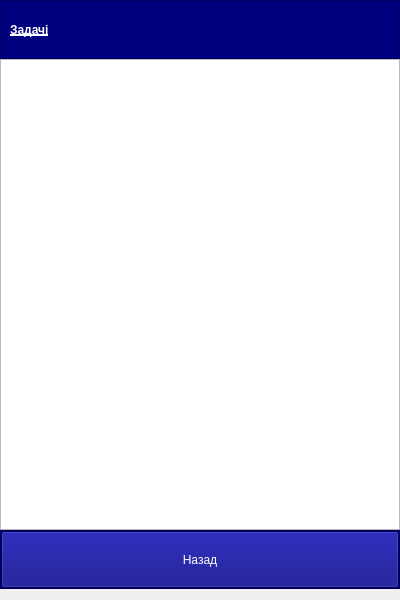
<?xml version="1.0" encoding="UTF-8"?>
<ui version="4.0">
 <class>Tasks</class>
 <widget class="QWidget" name="Tasks">
  <property name="geometry">
   <rect>
    <x>0</x>
    <y>0</y>
    <width>400</width>
    <height>600</height>
   </rect>
  </property>
  <property name="windowTitle">
   <string>Form</string>
  </property>
  <layout class="QVBoxLayout" name="verticalLayout">
   <property name="spacing">
    <number>0</number>
   </property>
   <property name="leftMargin">
    <number>0</number>
   </property>
   <property name="topMargin">
    <number>0</number>
   </property>
   <property name="rightMargin">
    <number>0</number>
   </property>
   <item>
    <widget class="QFrame" name="top_frame">
     <property name="sizePolicy">
      <sizepolicy hsizetype="Preferred" vsizetype="Preferred">
       <horstretch>0</horstretch>
       <verstretch>10</verstretch>
      </sizepolicy>
     </property>
     <property name="styleSheet">
      <string notr="true">background-color: rgb(0, 0, 127);
color: rgb(255, 255, 255);</string>
     </property>
     <property name="frameShape">
      <enum>QFrame::StyledPanel</enum>
     </property>
     <property name="frameShadow">
      <enum>QFrame::Raised</enum>
     </property>
     <layout class="QHBoxLayout" name="horizontalLayout">
      <item>
       <widget class="QLabel" name="label">
        <property name="font">
         <font>
          <weight>75</weight>
          <bold>true</bold>
          <underline>true</underline>
         </font>
        </property>
        <property name="text">
         <string>Задачі</string>
        </property>
       </widget>
      </item>
     </layout>
    </widget>
   </item>
   <item>
    <widget class="QListWidget" name="tasksList">
     <property name="sizePolicy">
      <sizepolicy hsizetype="Expanding" vsizetype="Expanding">
       <horstretch>0</horstretch>
       <verstretch>80</verstretch>
      </sizepolicy>
     </property>
    </widget>
   </item>
   <item>
    <widget class="QFrame" name="bottom_frame">
     <property name="sizePolicy">
      <sizepolicy hsizetype="Preferred" vsizetype="Preferred">
       <horstretch>0</horstretch>
       <verstretch>10</verstretch>
      </sizepolicy>
     </property>
     <property name="styleSheet">
      <string notr="true">background-color: rgb(0, 0, 127);
color: rgb(255, 255, 255);</string>
     </property>
     <property name="frameShape">
      <enum>QFrame::StyledPanel</enum>
     </property>
     <property name="frameShadow">
      <enum>QFrame::Raised</enum>
     </property>
     <layout class="QHBoxLayout" name="horizontalLayout_2">
      <property name="spacing">
       <number>0</number>
      </property>
      <property name="leftMargin">
       <number>0</number>
      </property>
      <property name="topMargin">
       <number>0</number>
      </property>
      <property name="rightMargin">
       <number>0</number>
      </property>
      <property name="bottomMargin">
       <number>0</number>
      </property>
      <item>
       <widget class="QToolButton" name="backButton">
        <property name="sizePolicy">
         <sizepolicy hsizetype="Preferred" vsizetype="Preferred">
          <horstretch>0</horstretch>
          <verstretch>0</verstretch>
         </sizepolicy>
        </property>
        <property name="text">
         <string>Назад</string>
        </property>
       </widget>
      </item>
     </layout>
    </widget>
   </item>
  </layout>
 </widget>
 <resources/>
 <connections/>
</ui>
